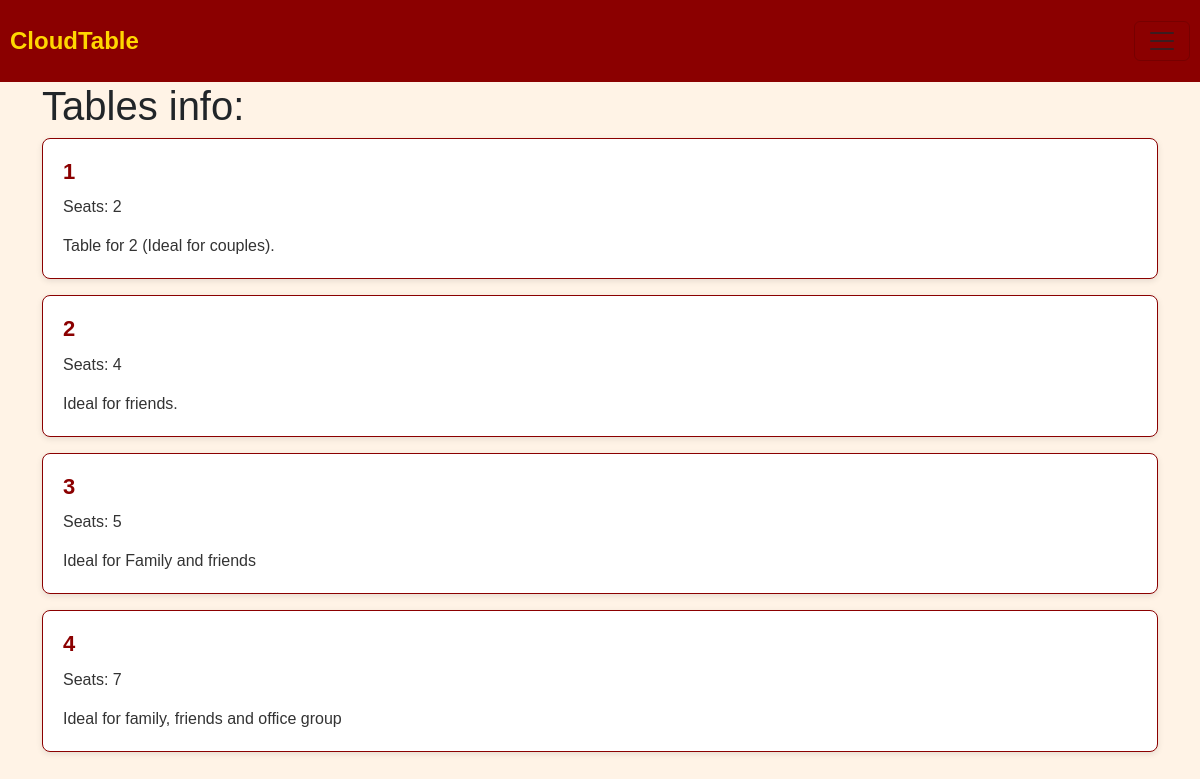
The app's page /tables/ with its own data.
### home/models.py (models this page shows, shortened)
class Tables(models.Model):
    restaurant = models.ForeignKey(Restaurant, on_delete=models.CASCADE)
    name = models.CharField(max_length=100)
    tables_seats = models.IntegerField()
    description = models.TextField()

### home/views.py (the view)
# urls.py: path('tables/', views.tables, name='tables'),
def tables(request):
    if request.method == 'GET':
        tables = Tables.objects.all()
        context = {'tables': tables}
        return render(request, 'tables.html', context)

### templates/tables.html (shortened to what this page needs)
{% extends 'base.html' %}
{% block body %}
<div class="container">
  <h1>Tables info:</h1>
  {% for table in tables %}
  <div class="card mb-3">
    <div class="card-body">
      <h5 class="card-title">{{ table.name }}</h5>
      <p class="card-text">Seats: {{ table.tables_seats }}</p>
      <p class="card-text">{{ table.description }}</p>
    </div>
  </div>
  {% endfor %}
</div>
{% endblock body %}

### templates/base.html (style rules this page uses)
body { padding-bottom:30px; font-family: 'Arial', sans-serif; background-color: #fff3e6; }
.card { background-color: #ffffff; border: 1px solid #8b0000; border-radius: 8px; box-shadow: 0 2px 6px rgba(0, 0, 0, 0.1); margin-bottom: 30px; }
.card-body { padding: 20px; }
.card-title { color: #8b0000; font-size: 22px; font-weight: bold; margin-bottom: 10px; }
.card-text { color: #333; font-size: 16px; margin-bottom: 15px; }

### records on screen
Tables: name "1", tables_seats "2", description "Table for 2 (Ideal for couples)."
Tables: name "2", tables_seats "4", description "Ideal for friends."
Tables: name "3", tables_seats "5", description "Ideal for Family and friends"
Tables: name "4", tables_seats "7", description "Ideal for family, friends and office group"
